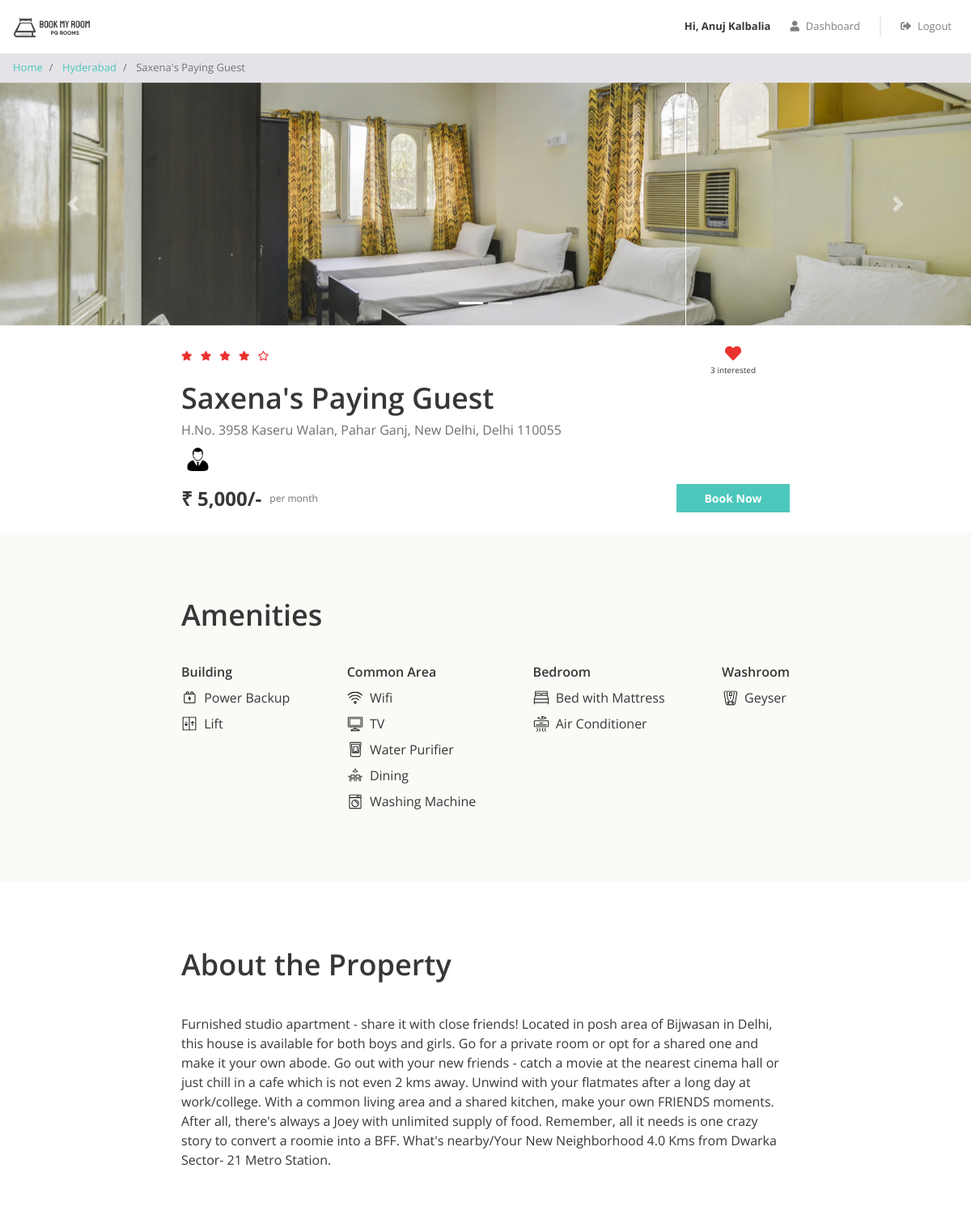
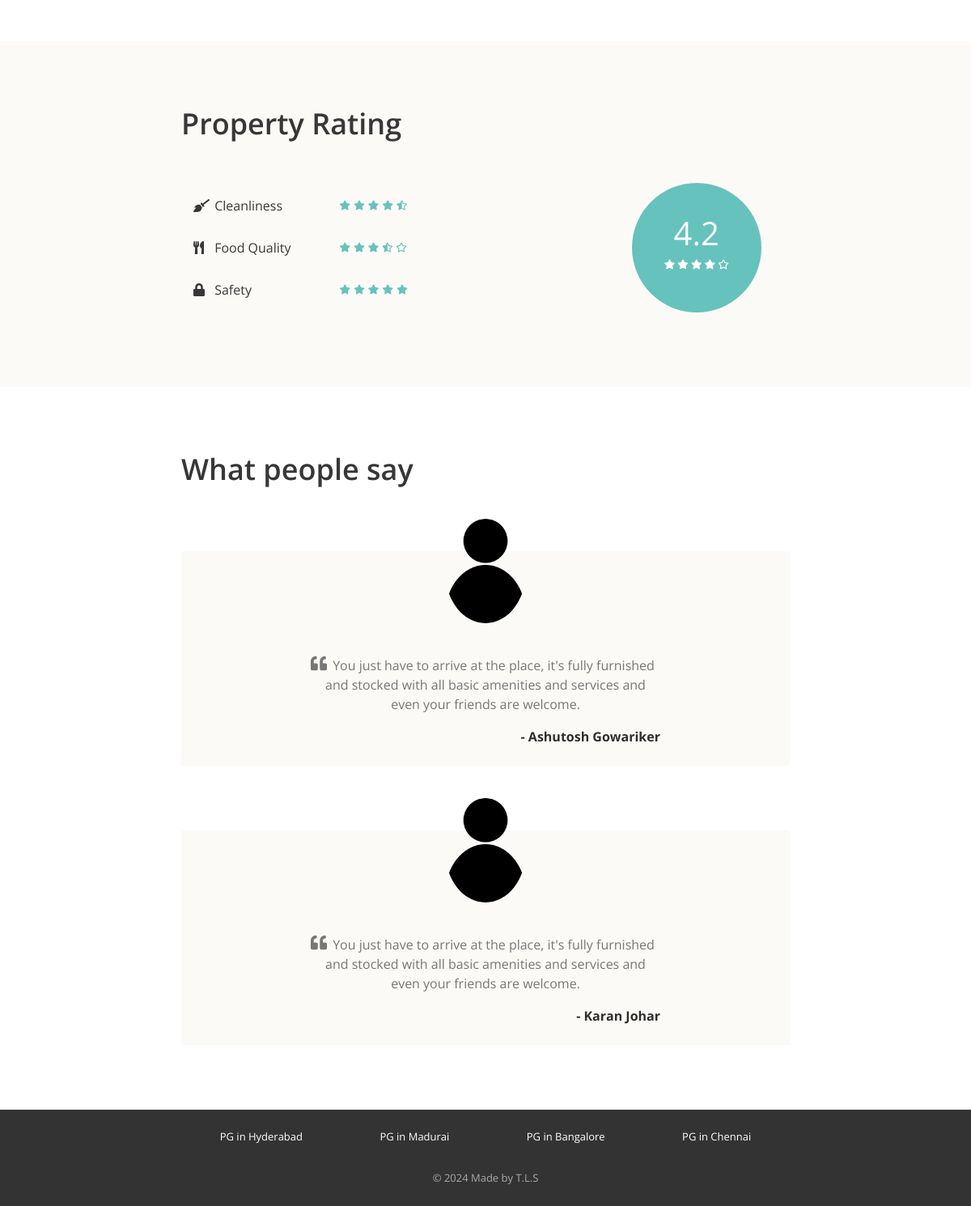
The page /php/property_detail.php?property_id=1 (signed in) on the database its author committed (2 pictures, top to bottom).
### tables this page shows
CREATE TABLE properties (
  id INT NOT NULL AUTO_INCREMENT,
  city_id INT NOT NULL,
  name VARCHAR(100) NOT NULL,
  address VARCHAR(255) NOT NULL,
  description LONGTEXT NOT NULL,
  gender ENUM('male', 'female', 'unisex') NOT NULL,
  rent INT NOT NULL,
  rating_clean FLOAT(2,1) NOT NULL,
  rating_food FLOAT(2,1) NOT NULL,
  rating_safety FLOAT(2,1) NOT NULL,
  PRIMARY KEY(id),
  FOREIGN KEY(city_id) REFERENCES cities(id)
);

CREATE TABLE cities (
  id INT NOT NULL AUTO_INCREMENT,
  name VARCHAR(100) NOT NULL,
  PRIMARY KEY(id)
);

CREATE TABLE amenities (
  id INT NOT NULL AUTO_INCREMENT,
  name VARCHAR(100) NOT NULL,
  type VARCHAR(100) NOT NULL,
  icon VARCHAR(30) NOT NULL,
  PRIMARY KEY(id)
);

CREATE TABLE testimonials (
  id INT NOT NULL AUTO_INCREMENT,
  property_id INT NOT NULL,
  user_name VARCHAR(100) NOT NULL,
  content LONGTEXT NOT NULL,
  PRIMARY KEY(id),
  FOREIGN KEY(property_id) REFERENCES properties(id)
);

### php/property_detail.php (the view, shortened to what this page needs)
<?php
require "includes/database_connect.php";
$user_id = isset($_SESSION['user_id']) ? $_SESSION['user_id'] : NULL;
$property_id = $_GET["property_id"];
$sql_1 = "SELECT *, p.id AS property_id, p.name AS property_name, c.name AS city_name
            FROM properties p
            INNER JOIN cities c ON p.city_id = c.id
            WHERE p.id = $property_id";
$result_1 = mysqli_query($conn, $sql_1);
$property = mysqli_fetch_assoc($result_1);
$sql_2 = "SELECT * FROM testimonials WHERE property_id = $property_id";
$result_2 = mysqli_query($conn, $sql_2);
$testimonials = mysqli_fetch_all($result_2, MYSQLI_ASSOC);
$sql_3 = "SELECT a.*
            FROM amenities a
            INNER JOIN properties_amenities pa ON a.id = pa.amenity_id
            WHERE pa.property_id = $property_id";
$result_3 = mysqli_query($conn, $sql_3);
$amenities = mysqli_fetch_all($result_3, MYSQLI_ASSOC);
$sql_4 = "SELECT * FROM interested_users_properties WHERE property_id = $property_id";
$result_4 = mysqli_query($conn, $sql_4);
$interested_users = mysqli_fetch_all($result_4, MYSQLI_ASSOC);
$interested_users_count = mysqli_num_rows($result_4);
?>
<!DOCTYPE html>
<html lang="en">
<head>
    <?php
    include "includes/head_links.php";
    ?>
    <link href="css/property_detail.css" rel="stylesheet" />
</head>
<body>
    <?php
    include "includes/header.php";
    ?>
    <nav aria-label="breadcrumb">
        <ol class="breadcrumb py-2">
            <li class="breadcrumb-item">
                <a href="index.php">Home</a>
            </li>
            <li class="breadcrumb-item">
                <a href="property_list.php?city=<?= $property['city_name']; ?>"><?= $property['city_name']; ?></a>
            </li>
            <li class="breadcrumb-item active" aria-current="page">
                <?= $property['property_name']; ?>
            </li>
        </ol>
    </nav>
    <div id="property-images" class="carousel slide" data-ride="carousel">
        <ol class="carousel-indicators">
            <?php
            $property_images = glob("img/properties/" . $property['property_id'] . "/*");
            foreach ($property_images as $index => $property_image) {
            ?>
                <li data-target="#property-images" data-slide-to="<?= $index ?>" class="<?= $index == 0 ? "active" : ""; ?>"></li>
            <?php
            }
            ?>
        </ol>
        <div class="carousel-inner">
            <?php
            foreach ($property_images as $index => $property_image) {
            ?>
                <div class="carousel-item <?= $index == 0 ? "active" : ""; ?>">
                    <img class="d-block w-100" src="<?= $property_image ?>" alt="slide">
                </div>
            <?php
            }
            ?>
        </div>
        <a class="carousel-control-prev" href="#property-images" role="button" data-slide="prev">
            <span class="carousel-control-prev-icon" aria-hidden="true"></span>
        </a>
        <a class="carousel-control-next" href="#property-images" role="button" data-slide="next">
            <span class="carousel-control-next-icon" aria-hidden="true"></span>
        </a>
    </div>
    <div class="property-summary page-container">
        <div class="row no-gutters justify-content-between">
            <?php
            $total_rating = ($property['rating_clean'] + $property['rating_food'] + $property['rating_safety']) / 3;
            $total_rating = round($total_rating, 1);
            ?>
            <div class="star-container" title="<?= $total_rating ?>">
                <?php
                $rating = $total_rating;
                for ($i = 0; $i < 5; $i++) {
                    if ($rating >= $i + 0.8) {
                ?>
                        <i class="fas fa-star"></i>
                    <?php
                    } elseif ($rating >= $i + 0.3) {
                    ?>
                        <i class="fas fa-star-half-alt"></i>
                    <?php
                    } else {
                    ?>
                        <i class="far fa-star"></i>
                <?php
                    }
                }
                ?>
            </div>
            <div class="interested-container">
                <?php
                $is_interested = false;
                foreach ($interested_users as $interested_user) {
                    if ($interested_user['user_id'] == $user_id) {
                        $is_interested = true;
                    }
                }
                if ($is_interested) {
                ?>
                    <i class="is-interested-image fas fa-heart"></i>
                <?php
                } else {
                ?>
                    <i class="is-interested-image far fa-heart"></i>
                <?php
                }
                ?>
                <div class="interested-text">
                    <span class="interested-user-count"><?= $interested_users_count ?></span> interested
                </div>
            </div>
        </div>
        <div class="detail-container">
            <div class="property-name"><?= $property['property_name'] ?></div>
            <div class="property-address"><?= $property['address'] ?></div>
            <div class="property-gender">
                <?php
                if ($property['gender'] == "male") {
                ?>
                    <img src="img/male.png">
                <?php
                } elseif ($property['gender'] == "female") {
                ?>
                    <img src="img/female.png">
                <?php
                } else {
                ?>
                    <img src="img/unisex.png">
                <?php
                }
                ?>
            </div>
        </div>
        <div class="row no-gutters">
            <div class="rent-container col-6">
                <div class="rent">₹ <?= number_format($property['rent']) ?>/-</div>
                <div class="rent-unit">per month</div>
            </div>
            <div class="button-container col-6">
                <a href="#" class="btn btn-primary">Book Now</a>
            </div>
        </div>
    </div>
    <div class="property-amenities">
        <div class="page-container">
            <h1>Amenities</h1>
            <div class="row justify-content-between">
                <div class="col-md-auto">
                    <h5>Building</h5>
                    <?php
                    foreach ($amenities as $amenity) {
                        if ($amenity['type'] == "Building") {
                    ?>
                            <div class="amenity-container">
                                <img src="img/amenities/<?= $amenity['icon'] ?>.svg">
                                <span><?= $amenity['name'] ?></span>
                            </div>
                    <?php
                        }
                    }
                    ?>
                </div>
                <div class="col-md-auto">
                    <h5>Common Area</h5>
                    <?php
                    foreach ($amenities as $amenity) {
                        if ($amenity['type'] == "Common Area") {
                    ?>
                            <div class="amenity-container">
                                <img src="img/amenities/<?= $amenity['icon'] ?>.svg">
                                <span><?= $amenity['name'] ?></span>
                            </div>
                    <?php
                        }
                    }
                    ?>
                </div>
                <div class="col-md-auto">
                    <h5>Bedroom</h5>
                    <?php
                    foreach ($amenities as $amenity) {
                        if ($amenity['type'] == "Bedroom") {
                    ?>
                            <div class="amenity-container">
                                <img src="img/amenities/<?= $amenity['icon'] ?>.svg">
                                <span><?= $amenity['name'] ?></span>
                            </div>
                    <?php
                        }
                    }
                    ?>
                </div>
                <div class="col-md-auto">
                    <h5>Washroom</h5>
                    <?php
                    foreach ($amenities as $amenity) {
                        if ($amenity['type'] == "Washroom") {
                    ?>
                            <div class="amenity-container">
                                <img src="img/amenities/<?= $amenity['icon'] ?>.svg">
                                <span><?= $amenity['name'] ?></span>
                            </div>
                    <?php
                        }
                    }
                    ?>
                </div>
            </div>
        </div>
    </div>
    <div class="property-about page-container">
        <h1>About the Property</h1>
        <p><?= $property['description'] ?></p>
    </div>
    <div class="property-rating">
        <div class="page-container">
            <h1>Property Rating</h1>
            <div class="row align-items-center justify-content-between">
                <div class="col-md-6">
                    <div class="rating-criteria row">
                        <div class="col-6">
                            <i class="rating-criteria-icon fas fa-broom"></i>
                            <span class="rating-criteria-text">Cleanliness</span>
                        </div>
                        <div class="rating-criteria-star-container col-6" title="<?= $property['rating_clean'] ?>">
                            <?php
                            $rating = $property['rating_clean'];
                            for ($i = 0; $i < 5; $i++) {
                                if ($rating >= $i + 0.8) {
                            ?>
                                    <i class="fas fa-star"></i>
                                <?php
                                } elseif ($rating >= $i + 0.3) {
                                ?>
                                    <i class="fas fa-star-half-alt"></i>
                                <?php
                                } else {
                                ?>
                                    <i class="far fa-star"></i>
                            <?php
                                }
                            }
                            ?>
                        </div>
                    </div>
                    <div class="rating-criteria row">
                        <div class="col-6">
                            <i class="rating-criteria-icon fas fa-utensils"></i>
                            <span class="rating-criteria-text">Food Quality</span>
                        </div>
                        <div class="rating-criteria-star-container col-6" title="<?= $property['rating_food'] ?>">
                            <?php
                            $rating = $property['rating_food'];
                            for ($i = 0; $i < 5; $i++) {
                                if ($rating >= $i + 0.8) {
                            ?>
                                    <i class="fas fa-star"></i>
                                <?php
                                } elseif ($rating >= $i + 0.3) {
                                ?>
                                    <i class="fas fa-star-half-alt"></i>
                                <?php
                                } else {
                                ?>
                                    <i class="far fa-star"></i>
                            <?php
                                }
                            }
                            ?>
                        </div>
                    </div>
                    <div class="rating-criteria row">
                        <div class="col-6">
                            <i class="rating-criteria-icon fa fa-lock"></i>
                            <span class="rating-criteria-text">Safety</span>
                        </div>
                        <div class="rating-criteria-star-container col-6" title="<?= $property['rating_safety'] ?>">
                            <?php
                            $rating = $property['rating_safety'];
                            for ($i = 0; $i < 5; $i++) {
                                if ($rating >= $i + 0.8) {
                            ?>
                                    <i class="fas fa-star"></i>
                                <?php
                                } elseif ($rating >= $i + 0.3) {
                                ?>
                                    <i class="fas fa-star-half-alt"></i>
                                <?php
                                } else {
                                ?>
                                    <i class="far fa-star"></i>
                            <?php
                                }
                            }
                            ?>
                        </div>
                    </div>
                </div>
                <div class="col-md-4">
                    <div class="rating-circle">
                        <?php
                        $total_rating = ($property['rating_clean'] + $property['rating_food'] + $property['rating_safety']) / 3;
                        $total_rating = round($total_rating, 1);
                        ?>
                        <div class="total-rating"><?= $total_rating ?></div>
                        <div class="rating-circle-star-container">
                            <?php
                            $rating = $total_rating;
                            for ($i = 0; $i < 5; $i++) {
                                if ($rating >= $i + 0.8) {
                            ?>
                                    <i class="fas fa-star"></i>
                                <?php
                                } elseif ($rating >= $i + 0.3) {
                                ?>
                                    <i class="fas fa-star-half-alt"></i>
                                <?php
                                } else {
                                ?>
                                    <i class="far fa-star"></i>
                            <?php
                                }
                            }
                            ?>
                        </div>
                    </div>
                </div>
            </div>
        </div>
    </div>
    <div class="property-testimonials page-container">
        <h1>What people say</h1>
        <?php
        foreach ($testimonials as $testimonial) {
        ?>
            <div class="testimonial-block">
                <div class="testimonial-image-container">
                    <img class="testimonial-img" src="img/man.png">
                </div>
                <div class="testimonial-text">
                    <i class="fa fa-quote-left" aria-hidden="true"></i>
                    <p><?= $testimonial['content'] ?></p>
                </div>
                <div class="testimonial-name">- <?= $testimonial['user_name'] ?></div>
            </div>
        <?php
        }
        ?>
    </div>
    <?php
    include "includes/footer.php";
    ?>
</body>
</html>

### rows shown on the page
properties: city.name "Hyderabad", name "Saxena's Paying Guest", address "H.No. 3958 Kaseru Walan, Pahar Ganj, New Delhi, Delhi 110055", rent "5,000", description "Furnished studio apartment - share it with close friends! Located in posh area of Bijwasan in Delhi, this house is available for both boys and girls. Go for a private room or opt for a shared one and make it your own abode. Go out with your new friends - catch a movie at the nearest cinema hall or just chill in a cafe which is not even 2 kms away. Unwind with your flatmates after a long day at work/college. With a common living area and a shared kitchen, make your own FRIENDS moments. After all, there's always a Joey with unlimited supply of food. Remember, all it needs is one crazy story to convert a roomie into a BFF. What's nearby/Your New Neighborhood 4.0 Kms from Dwarka Sector- 21…", total_rating "4.2"
amenities: icon (picture), name "Power Backup"
amenities: icon (picture), name "Lift"
amenities: icon (picture), name "Wifi"
amenities: shows a picture, name "TV"
amenities: icon (picture), name "Water Purifier"
amenities: icon (picture), name "Dining"
amenities: icon (picture), name "Washing Machine"
amenities: shows a picture, name "Bed with Mattress"
amenities: shows a picture, name "Air Conditioner"
amenities: icon (picture), name "Geyser"
testimonials: content "You just have to arrive at the place, it's fully furnished and stocked with all basic amenities and services and even your friends are welcome.", user_name "Ashutosh Gowariker"
testimonials: content "You just have to arrive at the place, it's fully furnished and stocked with all basic amenities and services and even your friends are welcome.", user_name "Karan Johar"

### other values the page prints
$_SESSION["full_name"] "Anuj Kalbalia"
$interested_users_count "3"
